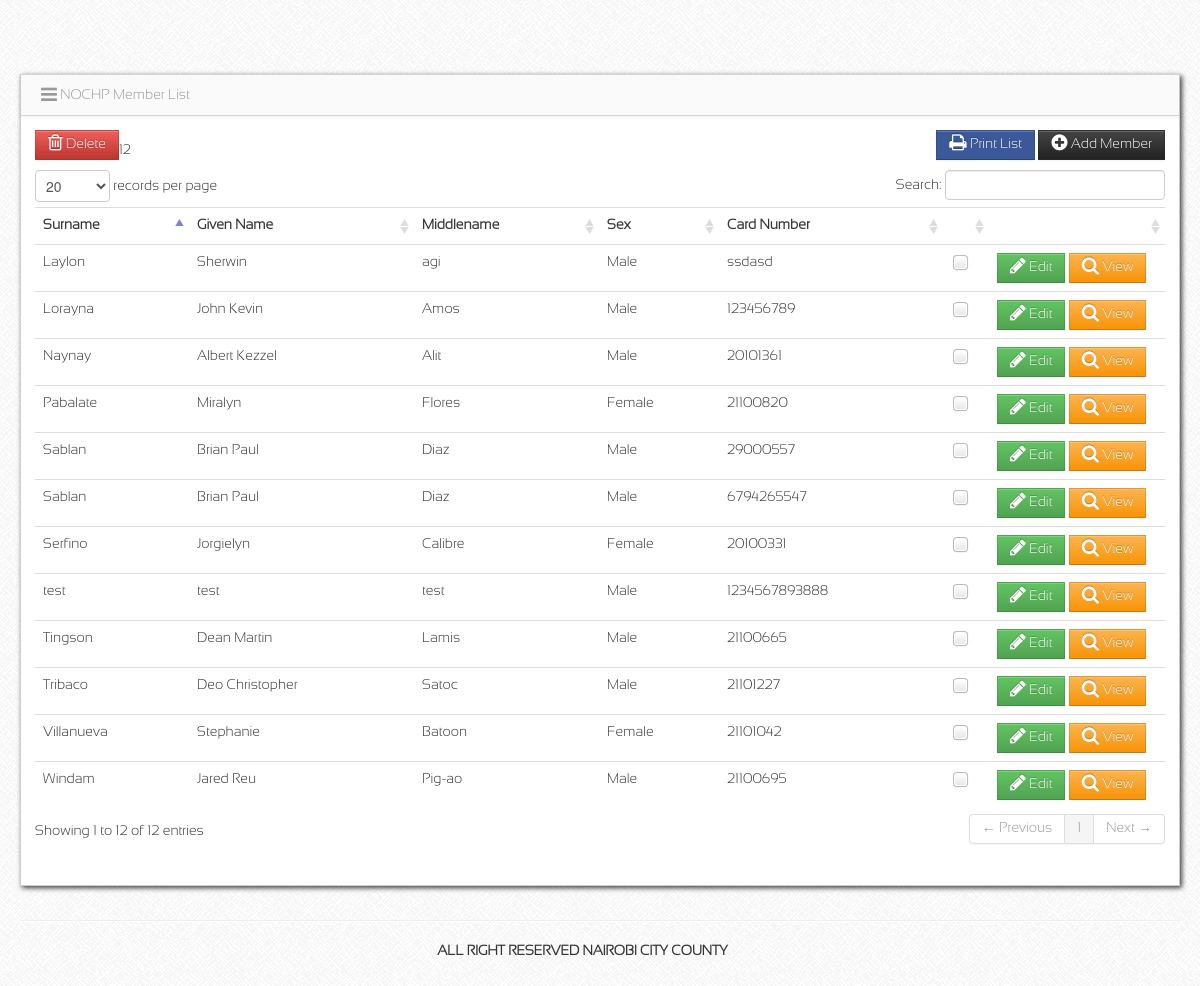
The page /mysqli.php on the database its author committed.
### tables this page shows
CREATE TABLE IF NOT EXISTS `members` (
  `member_id` int(11) NOT NULL AUTO_INCREMENT,
  `card_number` varchar(100) NOT NULL,
  `given_name` varchar(20) NOT NULL,
  `surname` varchar(20) NOT NULL,
  `middlename` varchar(20) NOT NULL,
  `sex` varchar(6) NOT NULL,
  `address` varchar(100) NOT NULL,
  `contact_no` varchar(50) NOT NULL,
  `age` int(11) NOT NULL,
  `date_of_birth` varchar(50) NOT NULL,
  `place_of_birth` varchar(100) NOT NULL,
  `civil_status` varchar(50) NOT NULL,
  `voters_id` varchar(11) NOT NULL,
  `postal_code` varchar(10) NOT NULL,
  `philhealth_membership` varchar(100) NOT NULL,
  `philhealth_number` varchar(11) NOT NULL,
  `philhealth_enrollment_sponsor` varchar(100) NOT NULL,
  `spouse_surname` varchar(50) NOT NULL,
  `spouse_given_name` varchar(50) NOT NULL,
  `spouse_middlename` varchar(50) NOT NULL,
  `name_of_employer` varchar(100) NOT NULL,
  `ave_income` varchar(11) NOT NULL,
  `employment_status` varchar(50) NOT NULL,
  PRIMARY KEY (`member_id`)
);

### mysqli.php (the view, shortened to what this page needs)
<?php include('header.php'); ?>
    <body>
        <div class="container-fluid">
            <div class="row-fluid">
<?php
$hostname = "localhost";
$username = "root";
$password = "";
$database = "ncc";
$mysqli = new mysqli($hostname, $username, $password, $database);
?>
                <div class="span12" id="">
                     <div class="row-fluid">
                        <div  id="block_bg" class="block">
                            <div class="navbar navbar-inner block-header">
                                <div class="muted pull-left"><i class="icon-reorder icon-large"></i> NOCHP Member List</div>
                            </div>
                            <div class="block-content collapse in">
								<div class="span12" id="studentTableDiv">
	<form action="delete_member.php" method="post">
	<table cellpadding="0" cellspacing="0" border="0" class="table" id="example">
		<div class="pull-right">
	 <a href="#" onClick="window.print()" class="btn btn-info"><i class="icon-print icon-large"></i> Print List</a>
	<a href="add_member.php" class="btn btn-inverse"><i class="icon-plus-sign icon-large"></i> Add Member</a>
	</div>
	<a data-toggle="modal" href="#student_delete" id="delete"  class="btn btn-danger" name=""><i class="icon-trash icon-large"></i> Delete</a>
		<thead>
		<tr>
					<th>Surname</th>
					<th>Given Name</th>
					<th>Middlename</th>
					<th>Sex</th>
					<th>Card Number</th>
					<th class="empty"></th>
					<th class="empty"></th>
		</tr>
		</thead>
		<tbody>
		<?php
	$resultFilms = $mysqli->query("select * from members")or die(mysql_error());
	while($row = $resultFilms->fetch_array()){
		$id = $row['member_id'];
		?>
		<tr>
		<td><?php echo $row['surname']; ?></td>
		<td><?php echo $row['given_name']; ?></td>
		<td><?php echo $row['middlename']; ?></td>
		<td><?php echo $row['sex']; ?></td>
		<td><?php echo $row['card_number']; ?></td>
		<td class="empty" width="30"><input id="optionsCheckbox" class="uniform_on" name="selector[]" type="checkbox" value="<?php echo $id; ?>"></td>
		<td class="empty" width="160">
		<a data-placement="left" title="Click to Edit" id="edit<?php echo $id; ?>" href="edit_member.php<?php echo '?id='.$id; ?>" class="btn btn-success"><i class="icon-pencil icon-large"></i> Edit</a>
		<a data-placement="top" title="Click to View all Details" id="view<?php echo $id; ?>" href="view_member.php<?php echo '?id='.$id; ?>" class="btn btn-warning"><i class="icon-search icon-large"></i> View</a>
		</td>
		</tr>
	<?php } ?>
		</tbody>
	</table>
	</form>
                                </div>
                            </div>
                        </div>
                    </div>
                </div>
            </div>
		<?php include('footer.php'); ?>
        </div>
		<?php include('script.php'); ?>
    </body>
</html>

### assets/styles.css (style rules this page uses)
body { padding-top: 60px; padding-bottom: 40px; background-color: #f5f5f5; }
.block { background: url("../images/pixel-60fff.png") repeat scroll 0 0 rgba(0, 0, 0, 0) !important; border: 1px solid #ccc; background: white; margin: 1em 0em; border-top: none; -webkit-box-shadow: 2px 2px 5px rgba(0, 0, 6, 0.75); -moz-box-shadow: 2px 2px 5px rgba(0, 0, 6, 0.75); box-shadow: 2px 2px 5px rgba(0, 0, 6, 0.75); }
.block-content { margin: 1em; min-height: .25em; }
.block-header { margin-bottom: 0px; border-right: none; border-left: none; -webkit-border-radius: 0px; -moz-border-radius: 0px; border-radius: 0px; }
.block-header div { padding-top: 10px; }

### rows shown on the page
members: surname "Lorayna", given_name "John Kevin", middlename "Amos", sex "Male", card_number "123456789"
members: surname "Naynay", given_name "Albert Kezzel", middlename "Alit", sex "Male", card_number "20101361"
members: surname "Sablan", given_name "Brian Paul", middlename "Diaz", sex "Male", card_number "29000557"
members: surname "Tingson", given_name "Dean Martin", middlename "Lamis", sex "Male", card_number "21100665"
members: surname "Tribaco", given_name "Deo Christopher", middlename "Satoc", sex "Male", card_number "21101227"
members: surname "Windam", given_name "Jared Reu", middlename "Pig-ao", sex "Male", card_number "21100695"
members: surname "Serfino", given_name "Jorgielyn", middlename "Calibre", sex "Female", card_number "20100331"
members: surname "Pabalate", given_name "Miralyn", middlename "Flores", sex "Female", card_number "21100820"
members: surname "Villanueva", given_name "Stephanie", middlename "Batoon", sex "Female", card_number "21101042"
members: surname "Laylon", given_name "Sherwin", middlename "agi", sex "Male", card_number "ssdasd"
members: surname "Sablan", given_name "Brian Paul", middlename "Diaz", sex "Male", card_number "6794265547"
members: surname "test", given_name "test", middlename "test", sex "Male", card_number "1234567893888"
